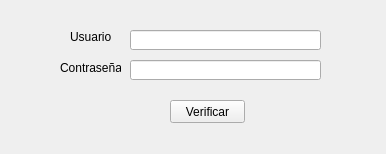
<?xml version="1.0" encoding="UTF-8"?>
<ui version="4.0">
 <class>Widget</class>
 <widget class="QWidget" name="Widget">
  <property name="geometry">
   <rect>
    <x>0</x>
    <y>0</y>
    <width>386</width>
    <height>154</height>
   </rect>
  </property>
  <property name="windowTitle">
   <string>Login</string>
  </property>
  <property name="windowIcon">
   <iconset resource="Recursos.qrc">
    <normaloff>:/Recursos/loginmanager_10029.png</normaloff>:/Recursos/loginmanager_10029.png</iconset>
  </property>
  <widget class="QLabel" name="lblUsuario">
   <property name="geometry">
    <rect>
     <x>70</x>
     <y>30</y>
     <width>47</width>
     <height>13</height>
    </rect>
   </property>
   <property name="text">
    <string>Usuario</string>
   </property>
  </widget>
  <widget class="QLabel" name="lblContrasea">
   <property name="geometry">
    <rect>
     <x>60</x>
     <y>60</y>
     <width>61</width>
     <height>16</height>
    </rect>
   </property>
   <property name="text">
    <string>Contraseña</string>
   </property>
  </widget>
  <widget class="QLineEdit" name="txtUsuario">
   <property name="geometry">
    <rect>
     <x>130</x>
     <y>30</y>
     <width>191</width>
     <height>20</height>
    </rect>
   </property>
  </widget>
  <widget class="QLineEdit" name="txtClave">
   <property name="geometry">
    <rect>
     <x>130</x>
     <y>60</y>
     <width>191</width>
     <height>20</height>
    </rect>
   </property>
  </widget>
  <widget class="QPushButton" name="pushButton">
   <property name="geometry">
    <rect>
     <x>170</x>
     <y>100</y>
     <width>75</width>
     <height>23</height>
    </rect>
   </property>
   <property name="text">
    <string>Verificar</string>
   </property>
   <property name="icon">
    <iconset resource="Recursos.qrc">
     <normaloff>:/Recursos/verificar.png</normaloff>:/Recursos/verificar.png</iconset>
   </property>
  </widget>
 </widget>
 <resources>
  <include location="Recursos.qrc"/>
 </resources>
 <connections/>
</ui>
